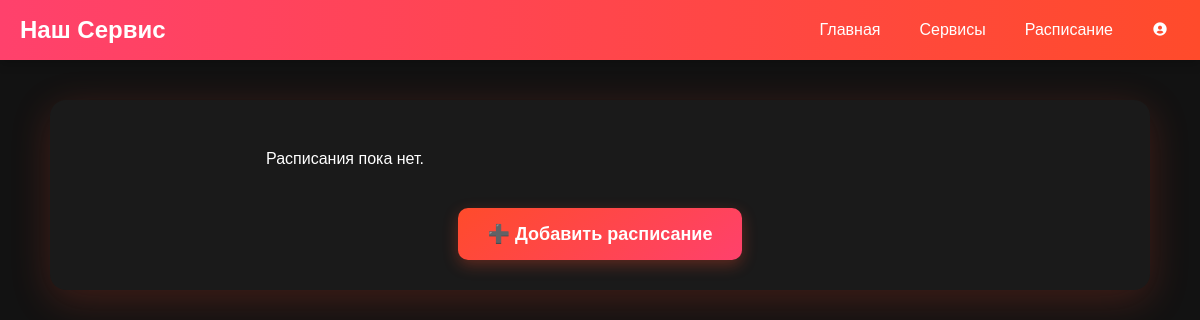
The app's page /services/schedule, older data.
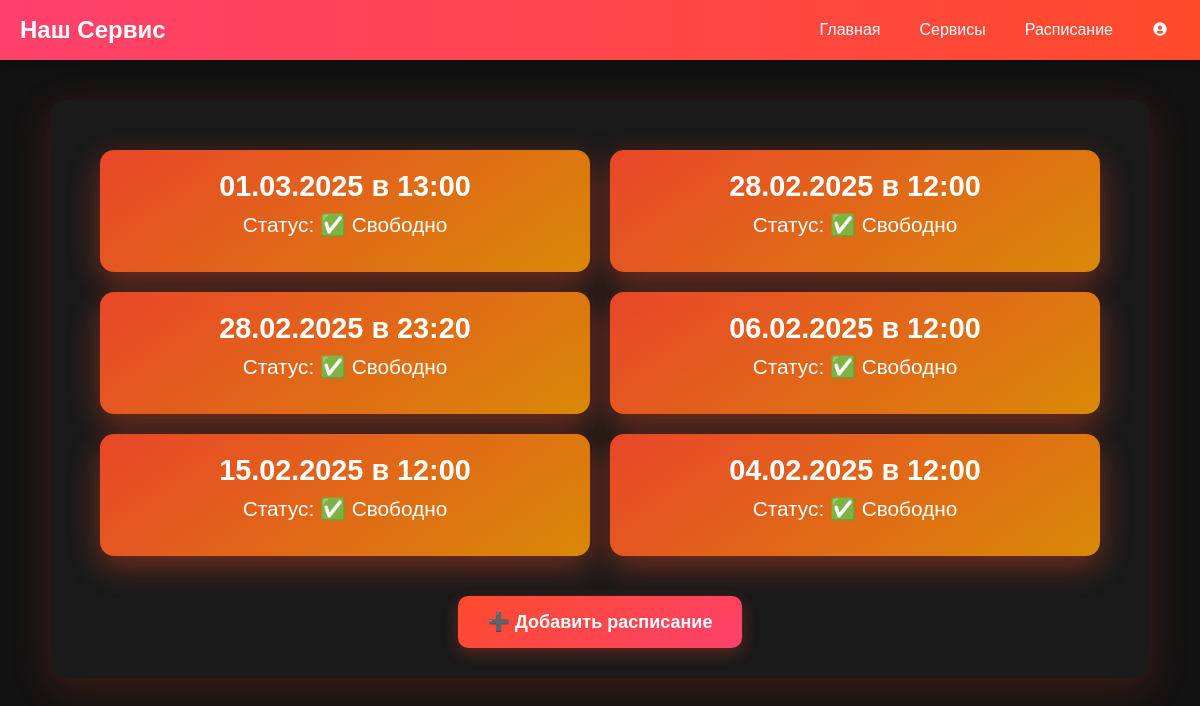
The same page, newer data.
### services/models.py (models this page shows, shortened)
class ScheduleModel(models.Model):
    date = models.DateField()
    time = models.TimeField()
    is_available = models.BooleanField(default=True)
    class Meta:
        unique_together = ('date', 'time')
        verbose_name = ("ScheduleModel")
        verbose_name_plural = ("ScheduleModels")

### services/views.py (the view)
# urls.py: path('schedule', ScheduleListView.as_view(), name='schedule'),
class ScheduleListView(ListView):
    template_name = "services/schedule_admin.html"
    model = ScheduleModel
    context_object_name = "schedules"
    def get_context_data(self, **kwargs):
        context = super().get_context_data(**kwargs)
        context["form"] = ScheduleModelForm()  # Форма для добавления
        return context

### services/templates/services/schedule_admin.html (shortened to what this page needs)
{% extends "main_page/base.html" %}
{% load static %}
{% load humanize %}
{% block extra_css %}
    <link rel="stylesheet" href="{% static 'services/css/schedule_admin.css' %}">
    <link rel="stylesheet" href="{% static 'main_page/css/navbar.css' %}">
    <link href='https://unpkg.com/boxicons@2.1.4/css/boxicons.min.css' rel='stylesheet'>
{% endblock %}
{% block body %}
{% include "main_page/base.html" %}
    <div class="schedule-container">
        <div class="schedule-list">
            {% for schedule in schedules %}
                <div class="schedule-item">
                    <h3 class="schedule-date">{{ schedule.date|date:"d.m.Y" }} в {{ schedule.time|time:"H:i" }}</h3>
                    <p class="schedule-status">
                        Статус:
                        {% if schedule.is_available %}
                            ✅ Свободно
                        {% else %}
                            ❌ Занято
                        {% endif %}
                    </p>
                </div>
            {% empty %}
                <p class="empty-message">Расписания пока нет.</p>
            {% endfor %}
        </div>
        <a href="{% url 'service:schedule_add' %}" class="add-schedule-button">➕ Добавить расписание</a>
    </div>
{% endblock %}

### main_page/templates/main_page/base.html (shortened to what this page needs)
<!DOCTYPE html>
<html lang="en">
<head>
{% load static %}
{% load humanize %}
    {% block extra_css %}
        <link rel="stylesheet" href="{% static "main_page/css/navbar.css" %}">
        <link href='https://unpkg.com/boxicons@2.1.4/css/boxicons.min.css' rel='stylesheet'>
    {% endblock %}
</head>
{%block body%}
<body>
    <header>
        <nav class="navbar">
            <div class="navbar-logo">
                <a href="#">Наш Сервис</a>
            </div>
            <ul class="navbar-links">
                <li><a href="{%url 'main:main'%}">Главная</a></li>
                <li><a href="{% url 'service:service_list'%}">Сервисы</a></li>
                <li><a href="{% url 'service:schedule'%}">Расписание</a></li>
                {% if user.is_authenticated %}
                    <li class="dropdown">
                        <a href="#">
                            <i class='bx bxs-user-circle'></i>
                        </a>
                        <ul class="dropdown-menu">
                            {% if user.is_superuser or user.is_staff %}
                                <li><a href="{% url 'admin:index' %}">ADMIN</a></li>
                                {% comment %} <li><a href="{% url 'orders:revenue' %}">Расчеты</a></li> {% endcomment %}
                            {% endif %}
                            <li><a href="{% url 'user:logout' %}">LOG OUT</a></li>
                        </ul>
                    </li>
                {% else %}
                    <li><a href="{% url 'user:login' %}"><i class='bx bxs-user-circle'></i></a></li>
                {% endif %}
            </ul>
        </nav>
    </header>
</body>
{%endblock%}
</body>
</html>

### services/static/services/css/schedule_admin.css (style rules this page uses)
.schedule-container { max-width: 1100px; margin: 40px auto; padding: 30px; background: #1a1a1a; border-radius: 16px; box-shadow: 0 10px 40px rgba(255, 75, 43, 0.2); text-align: center; animation: fadeIn 0.8s ease-in-out; }
.schedule-list { display: grid; grid-template-columns: repeat(2, 1fr); gap: 20px; padding: 20px; }
.schedule-item { background: linear-gradient(145deg, rgba(255, 75, 43, 0.9), rgba(238, 149, 5, 0.9)); color: #fff; padding: 20px; border-radius: 14px; box-shadow: 0 10px 30px rgba(255, 75, 43, 0.4); text-align: center; transition: transform 0.3s ease, box-shadow 0.3s ease; }
.schedule-date { font-size: 1.8em; font-weight: 600; margin-bottom: 10px; }
.schedule-status { font-size: 1.3em; margin-bottom: 15px; }
.add-schedule-button { display: inline-block; margin-top: 20px; padding: 15px 30px; font-size: 18px; color: white; background: linear-gradient(145deg, #FF4B2B, #FF416C); border: none; border-radius: 10px; text-decoration: none; font-weight: 600; box-shadow: 0 5px 15px rgba(255, 75, 43, 0.3); transition: transform 0.3s ease, box-shadow 0.3s ease; }

### main_page/static/main_page/css/navbar.css (style rules this page uses)
* { margin: 0; padding: 0; box-sizing: border-box; }
body { font-family: 'Poppins', sans-serif; background-color: #121212; color: #fff; padding-top: 60px; }
.navbar { position: fixed; top: 0; left: 0; width: 100%; height: 60px; background: linear-gradient(90deg, #ff416c, #ff4b2b); display: flex; justify-content: space-between; align-items: center; padding: 0 20px; z-index: 9999; box-shadow: 0 4px 10px rgba(0, 0, 0, 0.2); }
.navbar-logo a { font-size: 1.5em; font-weight: 600; color: #fff; text-decoration: none; transition: 0.3s; }
.navbar-links { list-style: none; display: flex; gap: 15px; }
.navbar-links li { display: inline-block; }
.navbar-links a { color: #fff; text-decoration: none; font-size: 1em; font-weight: 500; transition: 0.3s; padding: 8px 12px; border-radius: 5px; }

Row changes from the older to the newer data that the page shows:
added ScheduleModel: date "01.03.2025", time "13:00", is_available "✅ Свободно"
added ScheduleModel: date "28.02.2025", time "12:00", is_available "✅ Свободно"
added ScheduleModel: date "28.02.2025", time "23:20", is_available "✅ Свободно"
added ScheduleModel: date "06.02.2025", time "12:00", is_available "✅ Свободно"
added ScheduleModel: date "15.02.2025", time "12:00", is_available "✅ Свободно"
added ScheduleModel: date "04.02.2025", time "12:00", is_available "✅ Свободно"
Text that changed along with them:
text no longer shown: "Расписания пока нет."
